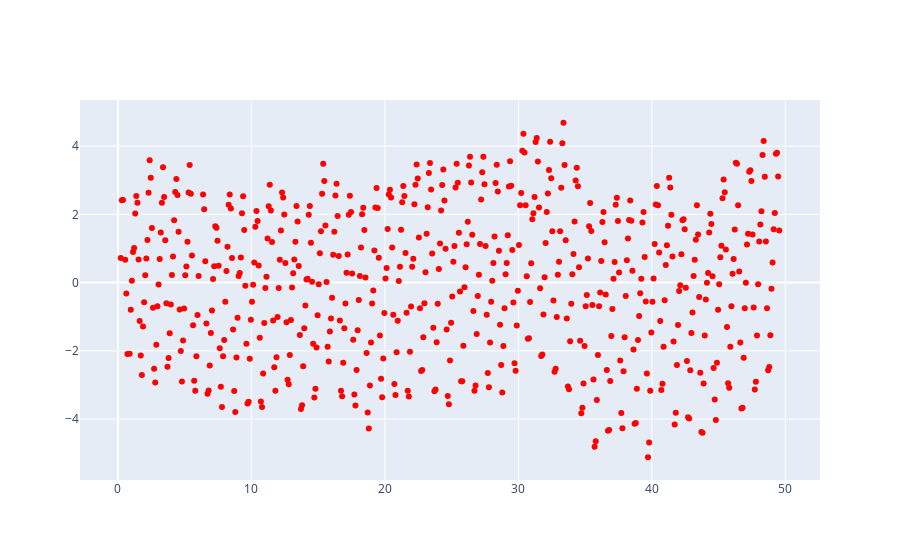

Source (notebook cell):
### Code cell
fig = go.Figure()
fig.add_trace(
    go.Scatter(
        x = train_frame.month_fraction,
        y=train_frame['residuals_cubic_model'],
        mode='markers',
        marker=dict(
            color = 'red'
        )
    )
)

### Figure 1 — Plotly figure (JSON) as saved in the notebook; plotly's stock layout.template omitted (floating-point values rounded to 4 significant figures; data arrays with more than 128 entries replaced by an {"elided": "..."} marker saying what was removed)
{"data": [{"marker": {"color": "red"}, "mode": "markers", "type": "scatter", "x": {"elided": "588 float values"}, "y": {"elided": "588 float values"}}], "layout": {}}
